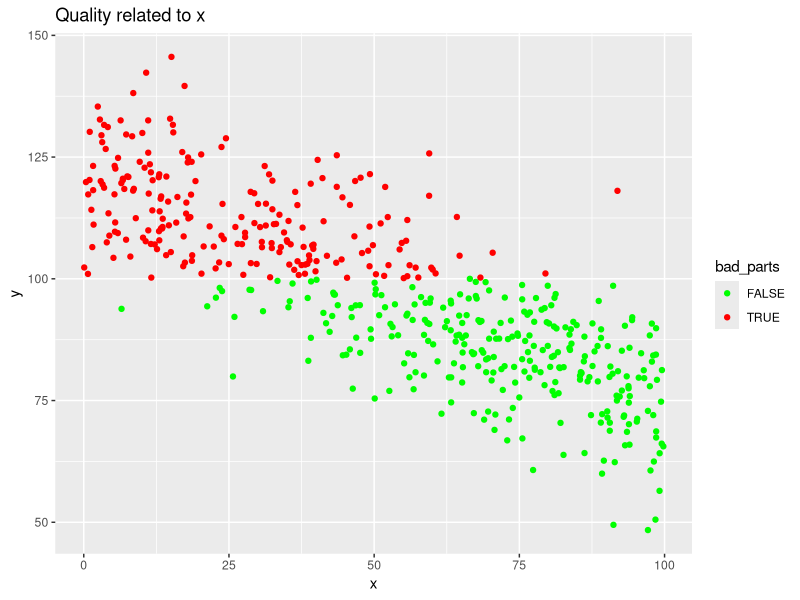
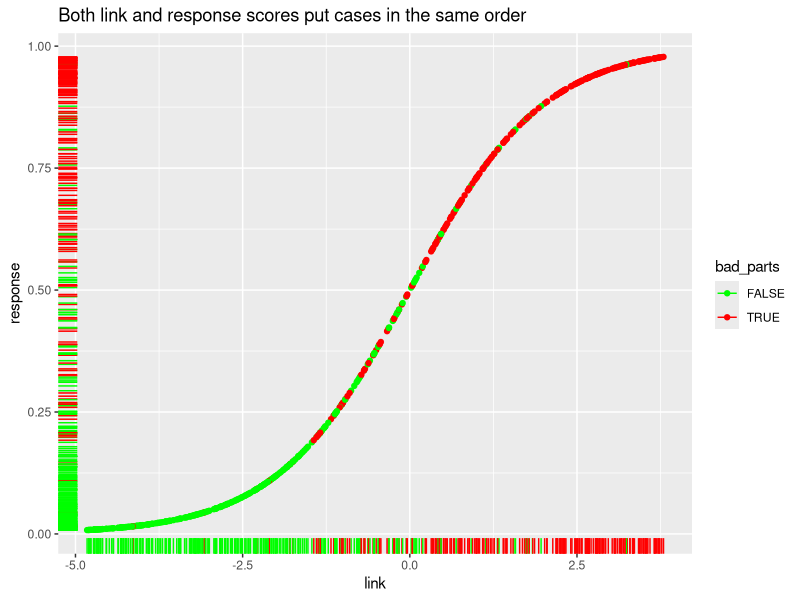
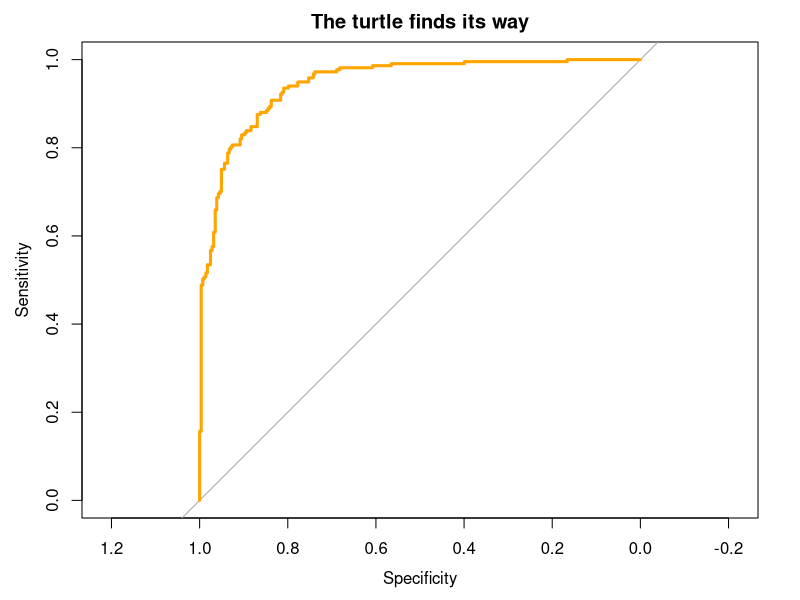

These figures' R source, in order: (Note: this script raises an error after producing the figures.)
# Sample of ROC-analysis
# enable libraries
library(ggplot2)
library(dplyr)
library(pROC)

#set seed
set.seed(19190709)

# create own function for ROC
appraiserRoc <- function(labels, scores){
  labels <- labels[order(scores, decreasing=TRUE)]
  data.frame(TPR=cumsum(labels)/sum(labels),
             FPR=cumsum(!labels)/sum(!labels), labels)
}

# create function 
sim_parts_data <- function(N, noise=100){
  x <- runif(N, min=0, max=100)
  y <- 122 - x/2 + rnorm(N, sd=noise)
  bad_parts <- factor(y > 100)
  data.frame(x, y, bad_parts)
}

# create dataset
parts_data <- sim_parts_data(2000, 10)

# create rule for test subset
test_set_idx <- sample(1:nrow(parts_data), size=floor(nrow(parts_data)/4))

# create training and test subsets
test_set <- parts_data[test_set_idx,]
training_set <- parts_data[-test_set_idx,]

# plot graph
test_set %>% 
  ggplot(aes(x=x, y=y, col=bad_parts)) + 
  scale_color_manual(values=c("green", "red")) + 
  geom_point() + 
  ggtitle("Quality related to x")

# compare link and response
fit_glm <- glm(bad_parts ~ x, training_set, family=binomial(link="logit"))

glm_link_scores <- predict(fit_glm, test_set, type="link")

glm_response_scores <- predict(fit_glm, test_set, type="response")

score_data <- data.frame(link=glm_link_scores, 
                         response=glm_response_scores,
                         bad_parts=test_set$bad_parts,
                         stringsAsFactors=FALSE)

score_data %>% 
  ggplot(aes(x=link, y=response, col=bad_parts)) + 
  scale_color_manual(values=c("green", "red")) + 
  geom_point() + 
  geom_rug() + 
  ggtitle("Both link and response scores put cases in the same order")

# plot ROC
plot(roc(test_set$bad_parts, glm_response_scores, direction="<"),
     col="orange", lwd=3, main="The turtle finds its way", xlim = c(1, 0))
glm_simple_roc <- appraiser_roc(test_set$bad_parts=="TRUE", glm_link_scores)
with(glm_simple_roc, points(1 - FPR, TPR, col=1 + labels))

# plot ROC for 99% negative cases
N <- 2000
P <- 0.01
rare_success <- sample(c(TRUE, FALSE), N, replace=TRUE, prob=c(P, 1-P))
guess_not <- rep(0, N)
plot(roc(rare_success, guess_not), print.auc=TRUE)
appr_roc <- appraiserRoc(rare_success, guess_not)
with(appr_roc, lines(1 - FPR, TPR, col="blue", lty=2))
